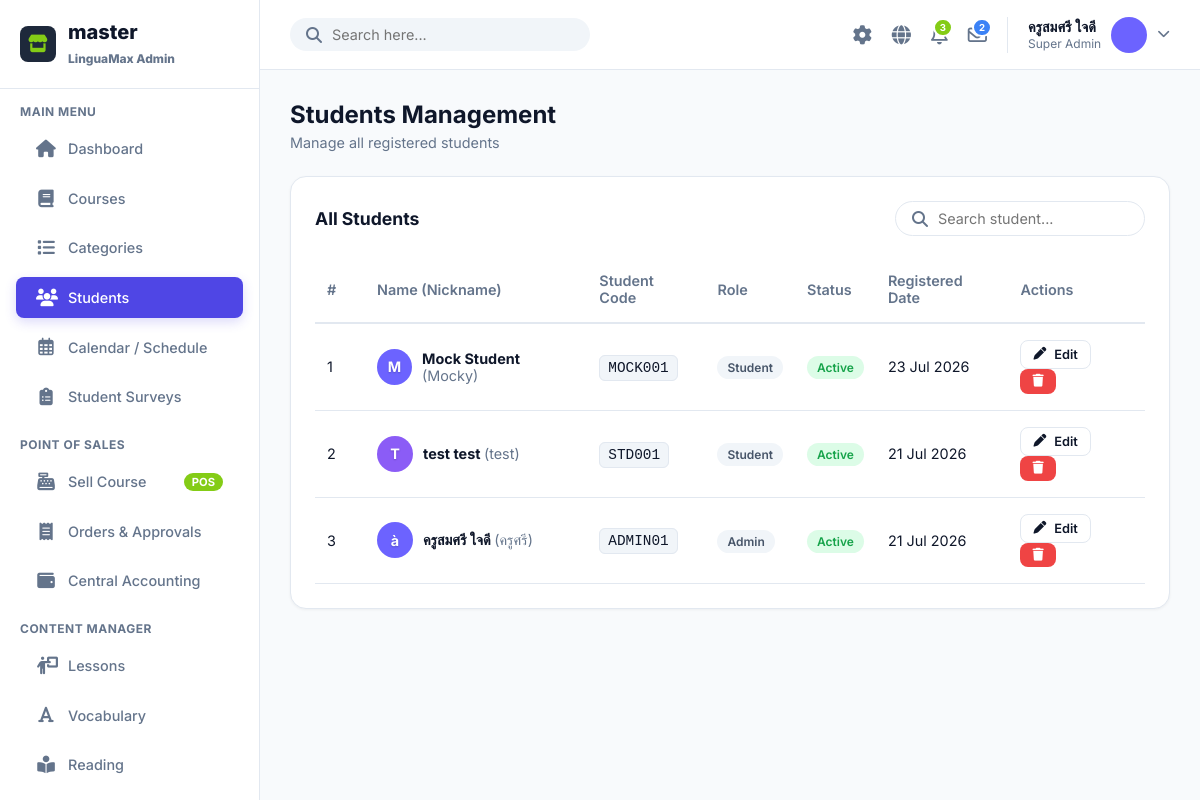
The app's page /admin/index.php?page=students (signed in) with its own data.
### tables this page shows
CREATE TABLE `users` (
  `id` int(11) NOT NULL AUTO_INCREMENT,
  `code` varchar(10) NOT NULL,
  `username` varchar(50) DEFAULT NULL,
  `password` varchar(255) DEFAULT NULL,
  `fname` varchar(100) NOT NULL,
  `lname` varchar(100) NOT NULL,
  `nickname` varchar(50) NOT NULL,
  `role` enum('student','admin') DEFAULT 'student',
  `level` enum('beginner','intermediate','advanced') DEFAULT 'beginner',
  `xp` int(11) DEFAULT 0,
  `coins` int(11) DEFAULT 0,
  `avatar_color` varchar(7) DEFAULT '#6C63FF',
  `created_at` timestamp NOT NULL DEFAULT current_timestamp(),
  `updated_at` timestamp NOT NULL DEFAULT current_timestamp() ON UPDATE current_timestamp(),
  `daily_xp_goal` int(11) DEFAULT 50,
  `sound_enabled` tinyint(1) DEFAULT 1,
  `notifications_enabled` tinyint(1) DEFAULT 1,
  `character_id` varchar(50) DEFAULT 'default',
  `profile_pic` varchar(255) DEFAULT NULL,
  PRIMARY KEY (`id`),
  UNIQUE KEY `code` (`code`)
);

### admin/page/students.php (the view, shortened to what this page needs)
<div class="page-header">
    <div>
        <h1 class="page-title">Students Management</h1>
        <p style="color: var(--text-muted); font-size: 0.9rem; margin-top: 5px;">Manage all registered students</p>
    </div>
</div>
<?php
$stmt = $db->query("SELECT * FROM users ORDER BY id DESC LIMIT 100");
$students = $stmt->fetchAll();
?>
<div class="card">
    <div class="card-header">
        <div class="card-title">All Students</div>
        <div class="search-bar" style="width: 250px; background: white; border: 1px solid var(--border);">
            <i class="fa-solid fa-magnifying-glass"></i>
            <input type="text" placeholder="Search student...">
        </div>
    </div>
    <table>
        <thead>
            <tr>
                <th style="width: 50px;">#</th>
                <th>Name (Nickname)</th>
                <th>Student Code</th>
                <th>Role</th>
                <th>Status</th>
                <th>Registered Date</th>
                <th>Actions</th>
            </tr>
        </thead>
        <tbody>
            <?php $seq = 1; foreach($students as $u): ?>
            <tr>
                <td><?= $seq++ ?></td>
                <td>
                    <div style="display:flex;align-items:center;gap:10px;">
                        <div style="width:36px;height:36px;background:<?= htmlspecialchars($u['avatar_color'] ?? 'var(--primary-light)') ?>;color:white;border-radius:50%;display:flex;align-items:center;justify-content:center;font-weight:700; text-shadow: 0 1px 2px rgba(0,0,0,0.2);">
                            <?= strtoupper(substr($u['fname'] ?? $u['username'] ?? 'U', 0, 1)) ?>
                        </div>
                        <strong><?= htmlspecialchars(trim(($u['fname'] ?? '') . ' ' . ($u['lname'] ?? ''))) ?: htmlspecialchars($u['username'] ?? '') ?>
                        <?php if(!empty($u['nickname'])): ?>
                            <span style="color: var(--text-muted); font-weight: normal;">(<?= htmlspecialchars($u['nickname']) ?>)</span>
                        <?php endif; ?>
                        </strong>
                    </div>
                </td>
                <td><span style="background: #F1F5F9; font-family: monospace; padding: 4px 8px; border-radius: 6px; border: 1px solid #E2E8F0;"><?= htmlspecialchars($u['code'] ?? $u['email'] ?? '-') ?></span></td>
                <td><span style="background: #F1F5F9; color: #475569; padding: 4px 10px; border-radius: 20px; font-size: 0.75rem; font-weight: 600;"><?= ucfirst($u['role']) ?></span></td>
                <td><span style="background:#DCFCE7;color:#16A34A;padding:4px 10px;border-radius:20px;font-size:0.75rem;font-weight:600;">Active</span></td>
                <td><?= date('d M Y', strtotime($u['created_at'])) ?></td>
                <td>
                    <button class="btn btn-sm btn-outline" style="margin-right: 5px;"><i class="fa-solid fa-pen"></i> Edit</button>
                    <form method="POST" onsubmit="return confirm('Delete this student?');" style="display:inline;">
                        <button type="submit" class="btn btn-sm" style="background:#EF4444; color:white;"><i class="fa-solid fa-trash"></i></button>
                    </form>
                </td>
            </tr>
            <?php endforeach; ?>
        </tbody>
    </table>
</div>

### admin/includes/topbar.php (shortened to what this page needs)
<?php
$stmt = $db->query("SELECT * FROM users WHERE role='admin' LIMIT 1");
$admin_profile = $stmt->fetch();
$admin_name = $admin_profile ? $admin_profile['fname'] . ' ' . $admin_profile['lname'] : 'Patricia Peter';
$admin_avatar = $admin_profile['avatar_color'] ?? '#64748B';
$stmt = $db->query("SELECT COUNT(*) FROM admin_notifications WHERE is_read=0");
$unread_notifs = $stmt->fetchColumn();
$stmt = $db->query("SELECT COUNT(*) FROM admin_messages WHERE is_read=0");
$unread_msgs = $stmt->fetchColumn();
?>
<div class="topbar">
    <form class="search-bar" action="" method="GET">
        <i class="fa-solid fa-magnifying-glass" onclick="this.parentNode.submit()" style="cursor:pointer;"></i>
        <input type="text" name="q" placeholder="Search here..." value="<?= htmlspecialchars($_GET['q'] ?? '') ?>" required>
    </form>
    <div class="topbar-actions">
        <div class="action-icon" id="themeToggle" onclick="toggleTheme()" title="Toggle Dark Mode">
            <i class="fa-solid fa-gear"></i>
        </div>
        <div class="action-icon dropdown-trigger" data-target="langDropdown" title="Change Language">
            <i class="fa-solid fa-globe"></i>
        </div>
        <div class="action-icon dropdown-trigger" data-target="notifDropdown" title="Notifications">
            <?php if($unread_notifs > 0): ?>
            <span class="action-badge" style="background:#84cc16; color:white;"><?= $unread_notifs ?></span>
            <?php endif; ?>
        </div>
        <div class="action-icon dropdown-trigger" data-target="msgDropdown" title="Messages">
            <?php if($unread_msgs > 0): ?>
            <span class="action-badge" style="background:#3B82F6; color:white;"><?= $unread_msgs ?></span>
            <?php endif; ?>
        </div>
        <div class="profile dropdown-trigger" data-target="profileDropdown" style="cursor:pointer;">
            <div class="profile-info">
                <span class="profile-name"><?= htmlspecialchars($admin_name) ?></span>
                <span class="profile-role">Super Admin</span>
            </div>
            <div class="profile-img" style="background:<?= $admin_avatar ?>;"></div>
            <i class="fa-solid fa-chevron-down" style="font-size:0.8rem; color:var(--text-muted);"></i>
        </div>
    </div>
</div>

### admin/asset/css/style.css (style rules this page uses)
:root { --primary: #4F46E5; --primary-light: #E0E7FF; --secondary: #10B981; --bg: #F8FAFC; --surface: #FFFFFF; --text-main: #0F172A; --text-muted: #64748B; --border: #E2E8F0; --sidebar-width: 260px; --topbar-height: 70px; }
* { box-sizing: border-box; margin: 0; padding: 0; font-family: 'Inter', 'Prompt', sans-serif; }
body { background: var(--bg); color: var(--text-main); display: flex; height: 100vh; overflow: hidden; }
.topbar { height: var(--topbar-height); background: var(--surface); border-bottom: 1px solid var(--border); display: flex; align-items: center; justify-content: space-between; padding: 0 30px; }
.search-bar { display: flex; align-items: center; background: #F1F5F9; border-radius: 20px; padding: 8px 16px; width: 300px; }
.search-bar i { color: var(--text-muted); margin-right: 10px; }
.search-bar input { border: none; background: transparent; outline: none; width: 100%; font-size: 0.9rem; color: var(--text-main); }
.topbar-actions { display: flex; align-items: center; gap: 20px; }
.action-icon { color: var(--text-muted); font-size: 1.2rem; cursor: pointer; position: relative; }
.action-badge { position: absolute; top: -5px; right: -5px; background: #84CC16; color: white; font-size: 0.6rem; padding: 2px 5px; border-radius: 10px; font-weight: 700; border: 2px solid white; }
.profile { display: flex; align-items: center; gap: 10px; cursor: pointer; border-left: 1px solid var(--border); padding-left: 20px; }
.profile-img { width: 36px; height: 36px; border-radius: 50%; background: #CBD5E1; }
.profile-info { display: flex; flex-direction: column; }
.profile-name { font-weight: 600; font-size: 0.9rem; }
.profile-role { font-size: 0.75rem; color: var(--text-muted); }
.page-header { display: flex; justify-content: space-between; align-items: center; margin-bottom: 25px; }
.page-title { font-size: 1.5rem; font-weight: 700; color: var(--text-main); }
.card { background: var(--surface); border-radius: 16px; padding: 24px; box-shadow: 0 1px 3px rgba(0,0,0,0.05); border: 1px solid var(--border); margin-bottom: 20px; }
.card-header { display: flex; justify-content: space-between; align-items: center; margin-bottom: 20px; }
.card-title { font-weight: 700; font-size: 1.1rem; }
.btn { padding: 8px 16px; border-radius: 8px; border: none; cursor: pointer; font-weight: 600; font-size: 0.9rem; transition: 0.2s; display: inline-flex; align-items: center; gap: 8px; text-decoration: none; }
.btn-outline { border: 1px solid var(--border); background: transparent; color: var(--text-main); }
.btn-sm { padding: 6px 12px; font-size: 0.8rem; }
table { width: 100%; border-collapse: collapse; }
th, td { padding: 16px 12px; text-align: left; border-bottom: 1px solid var(--border); font-size: 0.9rem; }
th { color: var(--text-muted); font-weight: 600; border-bottom: 2px solid var(--border); }
.dropdown-trigger { position: relative; cursor: pointer; }

### records on screen
users: admin_name "ครูสมศรี ใจดี", fname "à", fname+lname "ครูสมศรี ใจดี", nickname "ครูศรี", code "ADMIN01", role "Admin", created_at "21 Jul 2026"
users: fname "M", fname+lname "Mock Student", nickname "Mocky", code "MOCK001", role "Student", created_at "23 Jul 2026"
users: fname "T", fname+lname "test test", nickname "test", code "STD001", role "Student", created_at "21 Jul 2026"

### other values on screen
$unread_notifs "3"
$unread_msgs "2"
